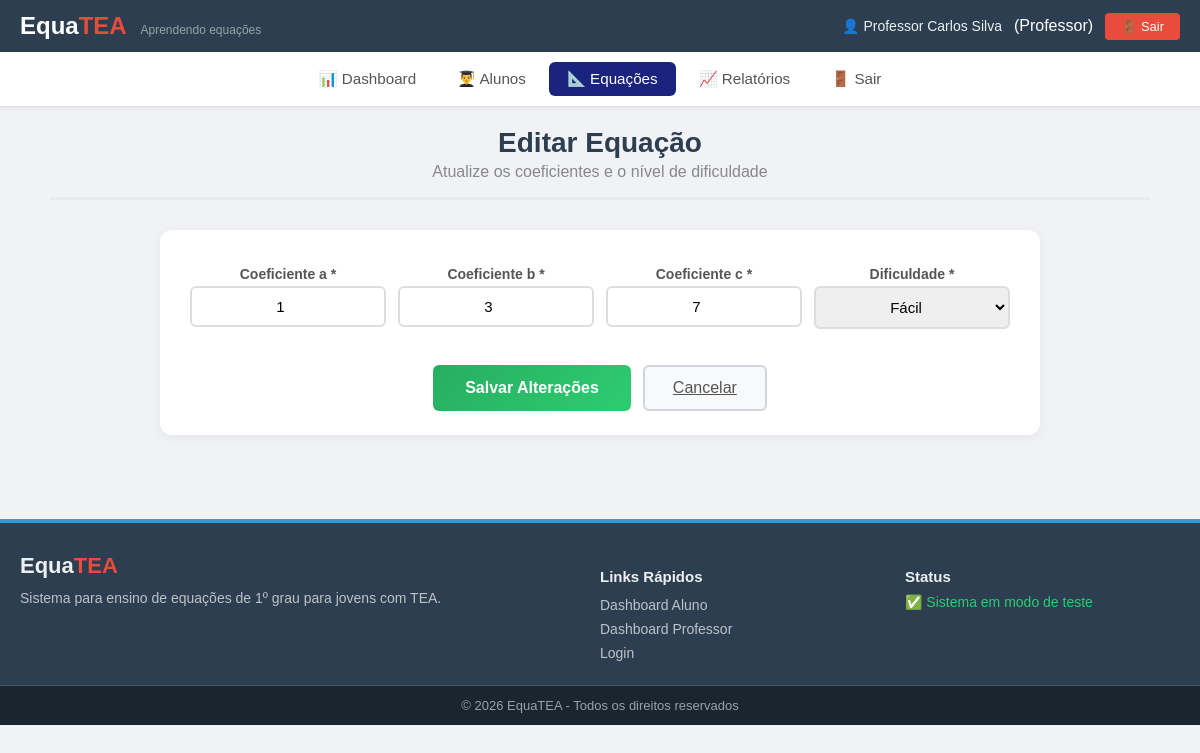
/index.php?view=editar_equacao&id=1 (signed in), run on the app's committed database.
### tables this page shows
CREATE TABLE `equacoes` (
  `id` int(11) NOT NULL,
  `a` int(11) NOT NULL CHECK (`a` between -20 and 20 and `a` <> 0),
  `b` int(11) NOT NULL CHECK (`b` between -20 and 20),
  `c` int(11) NOT NULL CHECK (`c` between -20 and 20),
  `solucao` int(11) NOT NULL,
  `dificuldade` enum('facil','medio','dificil') DEFAULT 'facil',
  `data_cadastro` timestamp NOT NULL DEFAULT current_timestamp()
);

### app/config/Database.php (called while the page is built, shortened)
<?php
class Database
{
    private static $instance = null;
    private $conn;
    private $host = 'localhost';
    private $dbname = 'equatea_db';
    private $username = 'root';
    private $password = '';
    private function __construct()
    {
        try {
            $this->conn = new PDO(
                "mysql:host={$this->host};dbname={$this->dbname};charset=utf8mb4",
                $this->username,
                $this->password,
                [
                    PDO::ATTR_ERRMODE => PDO::ERRMODE_EXCEPTION,
                    PDO::ATTR_DEFAULT_FETCH_MODE => PDO::FETCH_ASSOC,
                    PDO::ATTR_EMULATE_PREPARES => false
                ]
            );
        } catch (PDOException $e) {
            die("Erro na conexão com o banco de dados: " . $e->getMessage());
        }
    }
    public static function getInstance()
    {
        if (self::$instance === null) {
            self::$instance = new self();
        }
        return self::$instance;
    }
    public function getConnection()
    {
        return $this->conn;
    }
}

### app/views/professor/editar_equacao.php (the view, shortened to what this page needs)
<?php
require_once __DIR__ . '/../partials/header.php';
require_once __DIR__ . '/../partials/menu_professor.php';
?>
<div class="gerenciar-container">
    <div class="page-header">
        <h1>Editar Equação</h1>
        <p class="subtitle">Atualize os coeficientes e o nível de dificuldade</p>
    </div>
    <div class="form-section">
        <form action="index.php?action=salvar_edicao_equacao" method="POST">
            <div class="form-grid equacao-grid">
                <div class="form-group">
                    <label for="coef_a">Coeficiente a *</label>
                    <input type="number" step="any" id="coef_a" name="coef_a" value="<?= htmlspecialchars($equacao['a'] ?? '') ?>" required>
                </div>
                <div class="form-group">
                    <label for="coef_b">Coeficiente b *</label>
                    <input type="number" step="any" id="coef_b" name="coef_b" value="<?= htmlspecialchars($equacao['b'] ?? '') ?>" required>
                </div>
                <div class="form-group">
                    <label for="coef_c">Coeficiente c *</label>
                    <input type="number" step="any" id="coef_c" name="coef_c" value="<?= htmlspecialchars($equacao['c'] ?? '') ?>" required>
                </div>
                <div class="form-group">
                    <label for="dificuldade">Dificuldade *</label>
                    <select id="dificuldade" name="dificuldade" required>
                        <option value="Fácil" <?= (isset($equacao['dificuldade']) && $equacao['dificuldade'] === 'Fácil') ? 'selected' : '' ?>>Fácil</option>
                    </select>
                </div>
            </div>
            <div class="form-actions" style="margin-top: 20px;">
                <button type="submit" class="btn-primary">Salvar Alterações</button>
                <a href="index.php?view=gerenciar_equacoes" class="btn-secondary">Cancelar</a>
            </div>
        </form>
    </div>
</div>
<?php
require_once __DIR__ . '/../partials/footer.php';
?>

### public/css/style.css (style rules this page uses)
body { font-family: Arial, sans-serif; background: #f0f2f5; margin: 0; padding: 0; }
.subtitle { color: #7f8c8d; font-size: 18px; margin-top: -8px; }
.form-group { margin-bottom: 16px; }
.form-group label { display: block; font-weight: 600; margin-bottom: 4px; color: #2c3e50; }
.form-group input { width: 100%; padding: 12px 14px; border: 2px solid #ddd; border-radius: 6px; font-size: 16px; box-sizing: border-box; }
.gerenciar-container { max-width: 1100px; margin: 0 auto; padding: 20px; text-align: center; }
.page-header { margin-bottom: 30px; padding-bottom: 16px; border-bottom: 3px solid #e9ecef; text-align: center; }
.page-header h1 { font-size: 28px; color: #2c3e50; margin: 0; }
.page-header .subtitle { font-size: 16px; color: #888; margin: 4px 0 0; }
.form-section, .list-section { background: #fff; padding: 24px 30px; border-radius: 12px; box-shadow: 0 2px 12px rgba(0,0,0,0.06); margin-bottom: 24px; text-align: center; }
.form-section { max-width: 820px; margin-left: auto; margin-right: auto; }
.form-grid { display: grid; grid-template-columns: repeat(auto-fit, minmax(200px, 1fr)); gap: 12px; margin: 12px 0; }
.form-grid.equacao-grid { grid-template-columns: repeat(4, 1fr); }
.form-grid label { display: block; font-weight: 600; font-size: 14px; color: #555; text-align: center; width: 100%; }
.form-grid input, .form-grid select { width: 100%; padding: 10px 12px; border: 2px solid #ddd; border-radius: 6px; font-size: 15px; box-sizing: border-box; }
.equacao-grid input, .equacao-grid select { text-align: center; transition: border-color 0.3s; }
.form-actions { display: flex; gap: 12px; justify-content: center; margin-top: 12px; flex-wrap: wrap; }
.btn-primary { padding: 12px 32px; background: linear-gradient(135deg, #27ae60, #2ecc71); color: #fff; border: none; border-radius: 6px; font-size: 16px; font-weight: 600; cursor: pointer; transition: all 0.2s; }
.btn-secondary { padding: 12px 28px; background: #f8f9fa; color: #555; border: 2px solid #d1d5db; border-radius: 6px; font-size: 16px; cursor: pointer; transition: all 0.2s; }

### data on the page
equacoes: coef_a "1", coef_b "3", coef_c "7"

### other printed values
$usuario_nome "Professor Carlos Silva"
$tipo_perfil "Professor"
